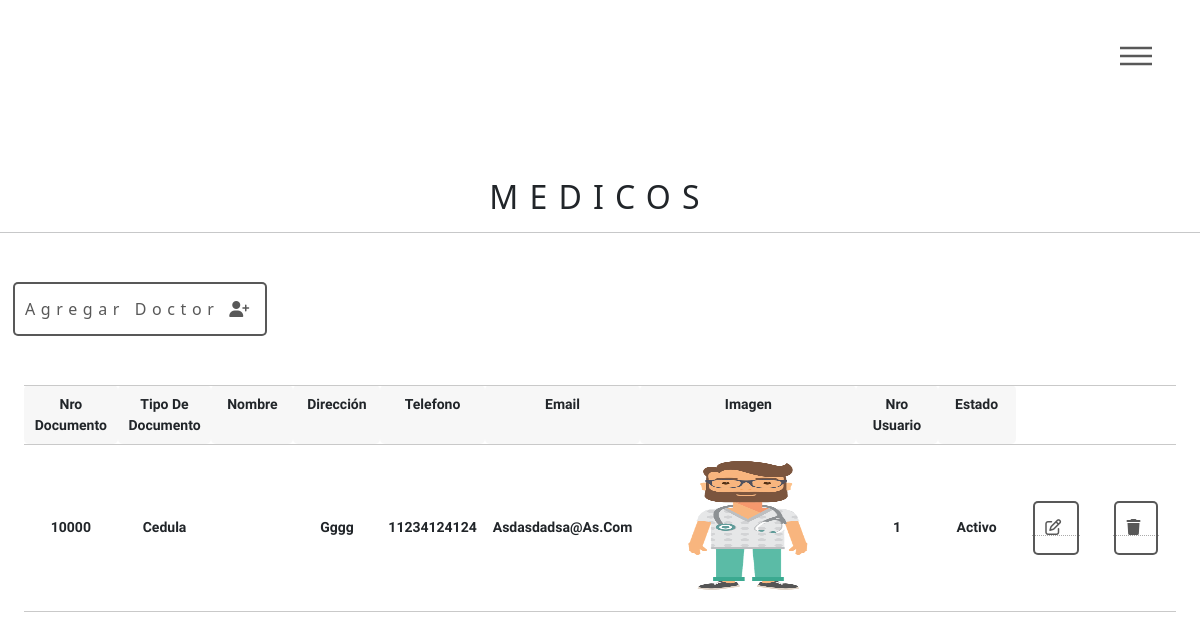
Page /doctores/medicos.php on the committed database.
### tables this page shows
CREATE TABLE `medico` (
  `idMedico` int(11) NOT NULL,
  `tipoDocumento` varchar(20) NOT NULL,
  `nombreMedico` varchar(50) NOT NULL,
  `direccion` varchar(70) NOT NULL,
  `telefono` varchar(20) NOT NULL,
  `email` varchar(50) NOT NULL,
  `idusuarioss` int(11) NOT NULL,
  `imagen` varchar(45) NOT NULL,
  `estado` varchar(20) NOT NULL DEFAULT 'activo'
);

### doctores/medicos.php (the view, shortened to what this page needs)
<?php
require('ds.php');
include('../usuarios/header.php');
    $sentencia=$bd->query("SELECT *FROM medico where estado='activo'");
    $medicos=$sentencia->fetchALL(PDO::FETCH_OBJ);
?>
<!DOCTYPE html>
<html lang="en">
<head>
   <link rel="stylesheet" href="estiloUsuario.css">
</head>
<body>
<h2 class="text-dark text-center mt-5">Medicos</h2>
<hr>
<div class="container-fluid ml-2 mt-5">
    <button id="BtnAgregar" class="btn " data-bs-toggle="modal" data-bs-target="#FormularioUsuarios">Agregar Doctor <i class="fa-solid fa-user-plus"></i></i></button>
    <div class="contenedort container-fluid w-100 ">
        <div class="containertabla">
            <table class="table">
                <tr>
                    <td scope="col">Nro Documento</td>
                    <td scope="col">Tipo de documento</td>
                    <td scope="col">Nombre</td>
                    <td scope="col">Dirección</td>
                    <td scope="col">Telefono</td>
                    <td scope="col">Email</td>
                    <td scope="col">imagen</td>
                    <td scope="col">Nro usuario</td>
                    <td scope="col">Estado</td>
                </tr>
            <?php
            foreach($medicos as $usuario){
              ?>
              <tr>
                  <td ><?php echo $usuario->idMedico ?></td>
                  <td ><?php echo $usuario->tipoDocumento ?></td>
                  <td ><?php echo $usuario->nombreMedico ?></td>
                  <td ><?php echo $usuario->direccion ?></td>
                  <td ><?php echo $usuario->telefono ?></td>
                  <td ><?php echo $usuario->email?></td>
                  <td ><img id="fotos"  class="fotos" src="./files/<?php echo $usuario->imagen ?>" alt="img"> </td>
                  <td ><?php echo $usuario->idusuarioss ?></td>
                  <td ><?php echo $usuario->estado ?></td>
                  <td ><a href="preactualizarUsuario.php?id=<?php echo $usuario->idMedico; ?>"><button class="btn "><i class="fa-regular fa-pen-to-square"></i></button></a></td>
                  <td><a href="eliminarusuario.php?id=<?php echo $usuario->idMedico; ?>"><button class="btn "><i class="fa-solid fa-trash"></i></button></a></td>
              </tr>
              <?php
            }
            ?>
            </table>
        </div>
    </div>
</div>
</body>
</html>

### assets/css/main.css (style rules this page uses)
html, body, div, span, applet, object, iframe, h1, h2, h3, h4, h5, h6, p, blockquote, pre, a, abbr, acronym, address, big, cite, code, del, dfn, em, img, ins, kbd, q, s, samp, small, strike, strong, sub, sup, tt, var, b, u, i, center, dl, dt, dd, ol, ul, li, fieldset, form, label, legend, table, caption, tbody, tfoot, thead, tr, th, td, article, aside, canvas, details, embed, figure, figcaption, footer, header, hgroup, menu, nav, output, ruby, section, summary, time, mark, audio, video { margin: 0; padding: 0; border: 0; font-size: 100%; font: inherit; vertical-align: baseline; }
body { line-height: 1; }
table { border-collapse: collapse; border-spacing: 0; }
body { -webkit-text-size-adjust: none; }
body { -ms-overflow-style: scrollbar; }
html { box-sizing: border-box; }
*, *:before, *:after { box-sizing: inherit; }
body { background: #ffffff; }
body, input, select, textarea { color: #585858; font-family: "Source Sans Pro", Helvetica, sans-serif; font-size: 16pt; font-weight: 300; line-height: 1.75; }
@media screen and (max-width: 1680px) { body, input, select, textarea { font-size: 14pt; } }
@media screen and (max-width: 1280px) { body, input, select, textarea { font-size: 12pt; } }
a { -moz-transition: border-bottom-color 0.2s ease, color 0.2s ease; -webkit-transition: border-bottom-color 0.2s ease, color 0.2s ease; -ms-transition: border-bottom-color 0.2s ease, color 0.2s ease; transition: border-bottom-color 0.2s ease, color 0.2s ease; text-decoration: none; color: #585858; border-bottom: dotted 1px rgba(88, 88, 88, 0.5); }
em, i { font-style: italic; }
h2, h3, h4, h5, h6 { font-weight: 900; line-height: 1.5; margin: 0 0 2em 0; text-transform: uppercase; letter-spacing: 0.35em; }
h2 { font-size: 1.1em; }
hr { border: 0; border-bottom: solid 1px #c9c9c9; margin: 2em 0; }
table { margin: 0 0 2em 0; width: 100%; }
table tbody tr { border: solid 1px #c9c9c9; border-left: 0; border-right: 0; }
table tbody tr:nth-child(2n + 1) { background-color: rgba(144, 144, 144, 0.075); }
table td { padding: 0.75em 0.75em; }
input[type="submit"], input[type="reset"], input[type="button"], button, .button { -moz-appearance: none; -webkit-appearance: none; -ms-appearance: none; appearance: none; -moz-transition: background-color 0.2s ease-in-out, color 0.2s ease-in-out, box-shadow 0.2s ease-in-out; -webkit-transition: background-color 0.2s ease-in-out, color 0.2s ease-in-out, box-shadow 0.2s ease-in-out; -ms-transition: background-color 0.2s ease-in-out, color 0.2s ease-in-out, box-shadow 0.2s ease-in-out; transition: background-color 0.2s ease-in-out, color 0.2s ease-in-out, box-shadow 0.2s ease-in-out; background-color: transparent; border-radius: 4px; border: 0; box-shadow: inset 0 0 0 2px #585858; color: #585858 !important; cursor: pointer; display: inline-block; font-size: 0.8em; font-weight: 900; height: 3.5em; letter-spacing: 0.35em; line-height: 3.45em; overflow: hidden; padding: 0 1.25em 0 1.6em; text-align: center; text-decoration: none; text-overflow: ellipsis; text-transform: uppercase; white-space: nowrap; }

### doctores/estiloUsuario.css (style rules this page uses)
#fotos { width: 200px; height: 150px; border: solid white; border-radius: 20px; padding: 5px; }
.fotos { width: 250px; height: 150px; border: solid white; border-radius: 20px; padding: 5px; }
td { text-align: center; width: 100px; font-family: 'Libre Franklin', sans-serif; text-transform:capitalize; font-size: 14px; border-style:solid ; border-color: rgba(248, 247, 247, ); border-radius:5px; font-weight:bold; }
.contenedort { display: flex; justify-content: center; }
button { background-color: rgba(233, 240, 240, 0.5); border-color: rgb(5, 5, 5); border-radius: 5px; border-style: solid; }
.containertabla { margin-top: 3em; }

### rows in the picture
medico: idMedico "10000", tipoDocumento "Cedula", direccion "Gggg", telefono "11234124124", email "Asdasdadsa@as.com", imagen (picture), idusuarioss "1", estado "Activo"
